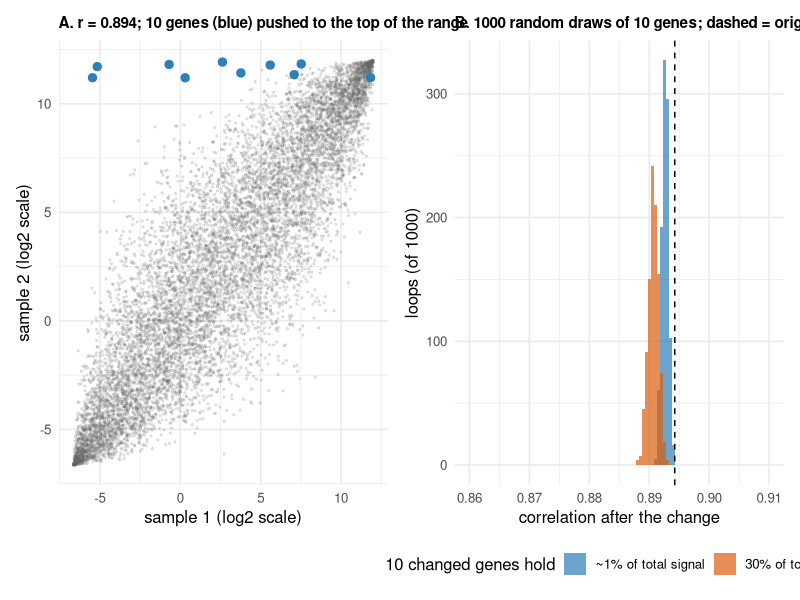

The R source for this figure:
# Teaching example: 10 extreme genes (like rRNA) barely move the correlation of two log2-scale expression vectors.
# Run from the repository root.
set.seed(1)
n <- 10000; n_changed <- 10; n_loops <- 1000; rho <- 0.9
lo <- log2(0.01); hi <- 12                      # log2 scale, range of typical rlog / log2 values

# two vectors with correlation ~0.9 that both span [lo, hi] (Gaussian copula)
z <- MASS::mvrnorm(n, c(0, 0), matrix(c(1, rho, rho, 1), 2))
x <- lo + (hi - lo) * pnorm(z[, 1])
y <- lo + (hi - lo) * pnorm(z[, 2])
r0 <- cor(x, y)

# linear-scale share of the total taken by a set of genes
share <- function(v, idx) sum(2^v[idx]) / sum(2^v)

r_new <- numeric(n_loops); share_new <- numeric(n_loops)
for (i in seq_len(n_loops)) {
  idx <- sample(n, n_changed)
  y2 <- y
  y2[idx] <- runif(n_changed, hi - 1, hi)        # 10 random genes jump to the top of the range
  r_new[i] <- cor(x, y2)
  share_new[i] <- share(y2, idx)
}

# same test, but the 10 genes are set to hold 30% of the linear-scale total (like the 31% rRNA library)
r_30 <- replicate(n_loops, {
  idx <- sample(n, n_changed); y2 <- y
  y2[idx] <- log2(0.3 / 0.7 * sum(2^y[-idx]) / n_changed) + rnorm(n_changed, 0, 0.1)
  cor(x, y2)
})

cat(sprintf("baseline r = %.4f\n", r0))
cat(sprintf("after changing %d of %d genes, %d loops: r range %.4f - %.4f, mean shift %.4f\n",
            n_changed, n, n_loops, min(r_new), max(r_new), mean(r_new) - r0))
cat(sprintf("30%% share scenario: r range %.4f - %.4f\n", min(r_30), max(r_30)))
cat(sprintf("the %d genes hold %.1f%% of the linear-scale total (mean)\n", n_changed, 100 * mean(share_new)))

library(ggplot2); library(patchwork)
idx <- sample(n, n_changed); y2 <- y; y2[idx] <- runif(n_changed, hi - 1, hi)
d <- data.frame(x = x, y = y2, changed = seq_len(n) %in% idx)
pA <- ggplot(d[!d$changed, ], aes(x, y)) +
  geom_point(alpha = 0.15, size = 0.5, colour = "grey40") +
  geom_point(data = d[d$changed, ], colour = "#2C7FB8", size = 2.5) +
  labs(x = "sample 1 (log2 scale)", y = "sample 2 (log2 scale)",
       title = sprintf("A. r = %.3f; 10 genes (blue) pushed to the top of the range", r0)) +
  theme_minimal(base_size = 12) + theme(plot.title = element_text(face = "bold", size = 11))
pB <- ggplot(data.frame(r = c(r_new, r_30), scenario = rep(c("~1% of total signal", "30% of total signal"), each = n_loops)),
             aes(r, fill = scenario)) +
  geom_histogram(binwidth = 0.0005, alpha = 0.7, position = "identity") +
  scale_fill_manual(values = c("#2C7FB8", "#D95F0E"), name = "10 changed genes hold", guide = guide_legend(nrow = 1)) +
  theme(legend.position = "bottom") +
  geom_vline(xintercept = r0, linetype = 2) +
  coord_cartesian(xlim = c(0.86, 0.91)) +
  labs(x = "correlation after the change", y = "loops (of 1000)",
       title = sprintf("B. %d random draws of 10 genes; dashed = original r", n_loops)) +
  theme_minimal(base_size = 12) + theme(plot.title = element_text(face = "bold", size = 11), legend.position = "bottom")
ggsave("scripts/post3_compositional_shift/compositional_shift.png", pA + pB, width = 11, height = 4.5, dpi = 300, bg = "white")
